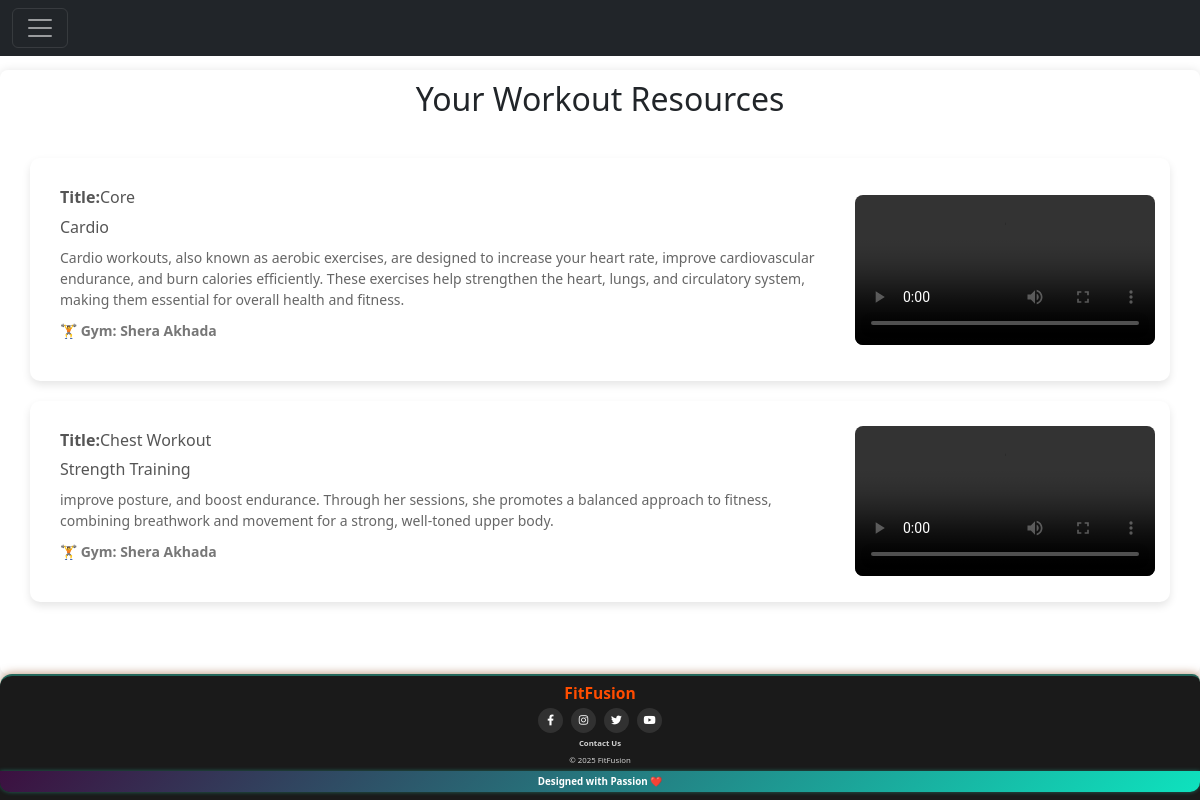
Page /work_resource/ (signed in) on the committed database.
### gym/models.py (models this page shows, shortened)
class ResourceWork(models.Model):
    gym = models.ForeignKey(Gym, on_delete=models.CASCADE, related_name='workout_resources')
    title = models.CharField(max_length=255,)
    WORKOUT_TYPES = [
        ('Strength', 'Strength Training'),
        ('Cardio', 'Cardio'),
        ('Flexibility', 'Flexibility'),
        ('Endurance', 'Endurance'),
        ('Balance', 'Balance'),
    ]
    workout_type = models.CharField(max_length=50, choices=WORKOUT_TYPES, default='Strength')
    description = models.TextField()
    video = models.FileField(upload_to='gym/workouts/videos/', null=True, blank=True)
    image = models.ImageField(upload_to='gym/workouts/images/', null=True, blank=True)
    created_at = models.DateTimeField(auto_now_add=True)

class Gym(models.Model):
    gym_id = models.CharField(max_length=50, primary_key=True)  # Unique ID for the gym
    password = models.CharField(max_length=128)  # Storing password (consider hashing it)
    owner_name =models.CharField(max_length=100)
    gym_name = models.CharField(max_length=100, unique=True)
    gym_city = models.CharField(max_length=50)
    contact = models.CharField(max_length=15, blank=True, null=True)
    address = models.CharField(max_length=150)
    opening_hours = models.CharField(max_length=100, default='6:00 AM - 10:00 PM')
    gym_image = models.ImageField(upload_to='gym/gym_images', blank=True, null=True)
    payment = models.BooleanField(default=False)
    def __str__(self):
        return self.gym_name

### gym/member_views.py (the view)
# urls.py: path('work_resource/',member_views.work_resource,name='work_resource'),
def work_resource(request):
    if 'session_key' not in request.session:
        return redirect('member_login')
    else:
        id = request.session['session_key']
        member = Member.objects.get(member_id=id)#
        match_gym = member.gym
        workout_resource = ResourceWork.objects.filter(gym=match_gym)
        context = {'workout_key': workout_resource}
        return render(request,'gym/member/workout_resource.html',context)

### gym/templates/gym/member/workout_resource.html (shortened to what this page needs)
{% extends "gym/member/member_base.html" %}
{% block content %}
<h2 style="text-align: center; margin-bottom: 20px;">Your Workout Resources</h2>
{% if workout_key %}
    <div class="workout-container">
        {% for work in workout_key %}
        <div class="workout-card">
            <div class="workout-text">
                <h4><strong>Title:</strong>{{ work.title }}</h4>
                <h4>{{ work.get_workout_type_display }}</h4>
                <p>{{ work.description }}</p>
                <p style="font-size: 14px; font-weight: bold; color: #777;">🏋️ Gym: {{ work.gym }}</p>
            </div>
            <div class="workout-media">
                {% if work.video %}
                    <video controls>
                        <source src="{{ work.video.url }}" type="video/mp4">
                    </video>
                {% elif work.image %}
                    <img src="{{ work.image.url }}" alt="{{ work.title }}">
                {% endif %}
            </div>
        </div>
        {% endfor %}
    </div>
{% else %}
    <p class="no-workout">No Workouts Available</p>
{% endif %}
{% endblock %}

### gym/static/gym/CSS/fit_fusion.css (style rules this page uses)
* { margin: 0; padding: 0; box-sizing: border-box; }
body { font-family: Arial, sans-serif; background-color: #f5f5f5; color: #333; line-height: 1.6; display: flex; flex-direction: column; min-height: 100vh; }
h1, h2, h3 { color: #222; margin-bottom: 15px; }
body::before { content: ""; display: block; height: 70px; }

### gym/templates/gym/member/workout_resource.html (style rules this page uses)
.workout-container { display: grid; grid-template-columns: 1fr; gap: 20px; padding: 20px; }
.workout-card { display: flex; align-items: center; background: #fff; border-radius: 10px; box-shadow: 0 4px 8px rgba(0, 0, 0, 0.1); padding: 15px; transition: transform 0.3s; }
.workout-text { flex: 1; padding: 15px; }
.workout-text h4 { font-size: 16px; color: #555; margin-bottom: 10px; }
.workout-text p { font-size: 14px; color: #666; margin-bottom: 10px; }
.workout-media { flex: 1; max-width: 300px; display: flex; justify-content: center; align-items: center; }
.workout-media video, .workout-media img { width: 100%; max-height: 200px; border-radius: 8px; object-fit: cover; }

### rows in the picture
ResourceWork: title "Core", workout_type "Cardio", description "Cardio workouts, also known as aerobic exercises, are designed to increase your heart rate, improve cardiovascular endurance, and burn calories efficiently. These exercises help strengthen the heart, lungs, and circulatory system, making them essential for overall health and fitness.", gym "Shera Akhada"
ResourceWork: title "Chest Workout", workout_type "Strength Training", description "improve posture, and boost endurance. Through her sessions, she promotes a balanced approach to fitness, combining breathwork and movement for a strong, well-toned upper body.", gym "Shera Akhada"
